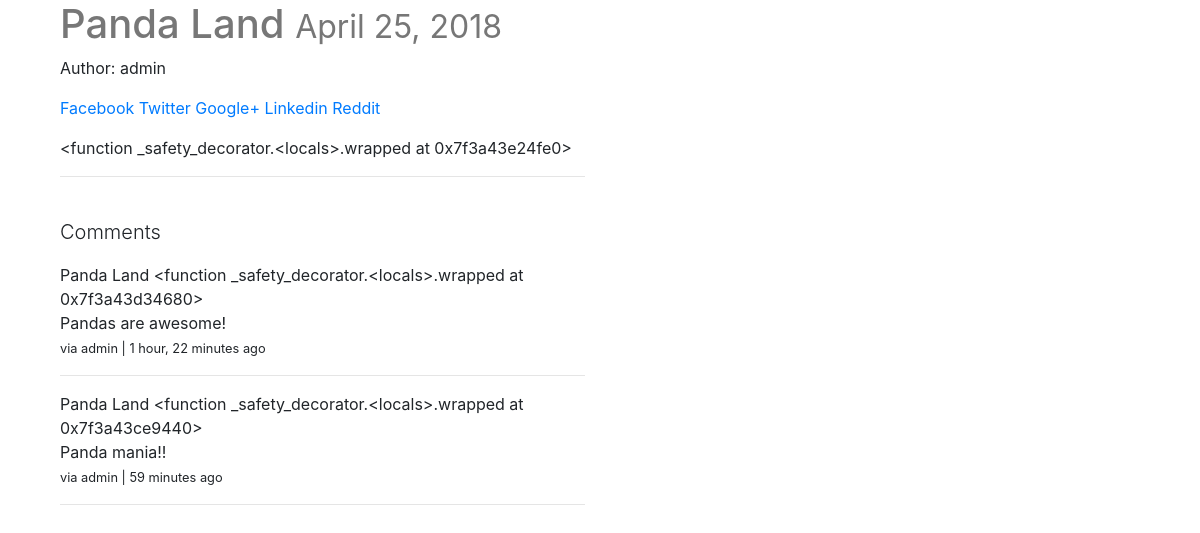
/posts/Panda/ (signed in), run on the app's committed database.
### posts/models.py (models this page shows, shortened)
class Post(models.Model):
    user = models.ForeignKey(settings.AUTH_USER_MODEL, on_delete=models.CASCADE, default=1)
    title = models.CharField(max_length=120)
    slug = models.SlugField(unique=True)
    image = models.ImageField(
        upload_to=upload_location,
        null=True,
        blank=True,
        width_field ='width_field',
        height_field='height_field')
    height_field = models.IntegerField(null=True, default=0)
    width_field = models.IntegerField(null=True, default=0)
    content = models.TextField()
    draft = models.BooleanField(default=False)
    publish = models.DateField(auto_now=False, auto_now_add=False)
    last_updated = models.DateTimeField(auto_now=True, auto_now_add=False)
    timestamp = models.DateTimeField(auto_now=False, auto_now_add=True)
    objects = PostManager()
    def __str__(self):
        return self.title
    class Meta:
        ordering = [
            '-timestamp',
            '-last_updated'
        ]
    def get_markdown(self):
        content = self.content
        return mark_safe(markdown(content)) #Wraps in markdown and marksafe to allow proper rendering

### comments/models.py (models this page shows, shortened)
class Comment(models.Model):
    user           = models.ForeignKey(settings.AUTH_USER_MODEL, on_delete=models.CASCADE, default=1)
    content_type   = models.ForeignKey(ContentType, on_delete=models.CASCADE)
    object_id      = models.PositiveIntegerField()
    content_object = GenericForeignKey('content_type', 'object_id')
    content     = models.TextField()
    timestamp   = models.DateTimeField(auto_now_add=True)

### posts/views.py (the view)
# urls.py: path('<slug:slug>/', post_detail, name="detail"),
def post_detail(request, slug=None):
    instance = get_object_or_404(Post, slug=slug)
    if instance.draft or instance.publish > timezone.now().date():
        if not request.user.is_staff or not request.user.is_superuser:
            raise Http404
    share_string = quote_plus(instance.content)
    content_type = ContentType.objects.get_for_model(Post)
    obj_id = instance.id
    comments = Comment.objects.filter(content_type=content_type, object_id=obj_id)
    context = {
        "title": instance.title,
        "instance": instance,
        "share_string": share_string,
        "comments": comments
    }
    return render(request, "post_detail.html", context)

### posts/templatetags/urlify.py (called while the page is built)
@register.filter
def urlify(value):
    return quote_plus(value)

### templates/post_detail.html (shortened to what this page needs)
{% extends 'base.html' %}
{% load urlify %}
{% block content %}
    <div class='col-sm-6 col-sm-offset-3'>
        <h1>{{ title }} <small> {% if instance.draft %} <span style='color:red;'>Draft</span> {% endif %}  {{ instance.publish }} </small> </h1>
        {% if instance.user %}
            <p>Author: {{ instance.user }}</p>
        {% endif %}
        <p>
            <a href="https://www.facebook.com/sharer/sharer.php?u={{ request.build_absolute_uri }}">
                Facebook
            </a>
            <a href="https://twitter.com/home?status={{ instance.content|truncatechars:80|urlify }}%20{{ request.build_absolute_uri }}/">
                Twitter
            </a>
            <a href='https://plus.google.com/share?url={{ request.build_absolute_uri }}'>Google+</a>
            <a href="https://www.linkedin.com/shareArticle?mini=true&url={{ request.build_absolute_uri }}/&title={{ instance.title}}&summary={{ share_string }}&source={{ request.build_absolute_uri }}">
                Linkedin
            </a>
            <a href="http://www.reddit.com/submit?url={{ request.build_absolute_uri }}&title={{ instance.title}}.">Reddit</a>
        </p>
        <div class="row">
            <div class="col-sm-12">
                <div class='post-detail-item'>
                    {{ instance.get_markdown }}
                </div>
                <hr>
                <br/>
                <div>
                    <p class='lead'>Comments</p>
                    {% for comment in comments %}
                    {{ comment.content_object }}
                    {{ comment.content_object.get_markdown }}
                        <div class=''>
                            {{ comment.content }}
                            <br>
                            <small>via {{ comment.user }} | {{ comment.timestamp|timesince }} ago </small>
                            <hr>
                        </div>
                    {% endfor %}
                </div>
            </div>
        </div>
    </div>
{% endblock content %}

### static/css/base.css (style rules this page uses)
h1 { color: #777777; }

### data on the page
Post: title "Panda Land", publish "April 25, 2018", user "admin", get_markdown "<function _safety_decorator.<locals>.wrapped at 0x7f3a43e24fe0>"
Comment: content_object "Panda Land", content_object.get_markdown "<function _safety_decorator.<locals>.wrapped at 0x7f3a43d34680>", content "Pandas are awesome!", user "admin", timestamp "1 hour, 22 minutes"
Comment: content_object "Panda Land", content_object.get_markdown "<function _safety_decorator.<locals>.wrapped at 0x7f3a43ce9440>", content "Panda mania!!", user "admin", timestamp "59 minutes"
